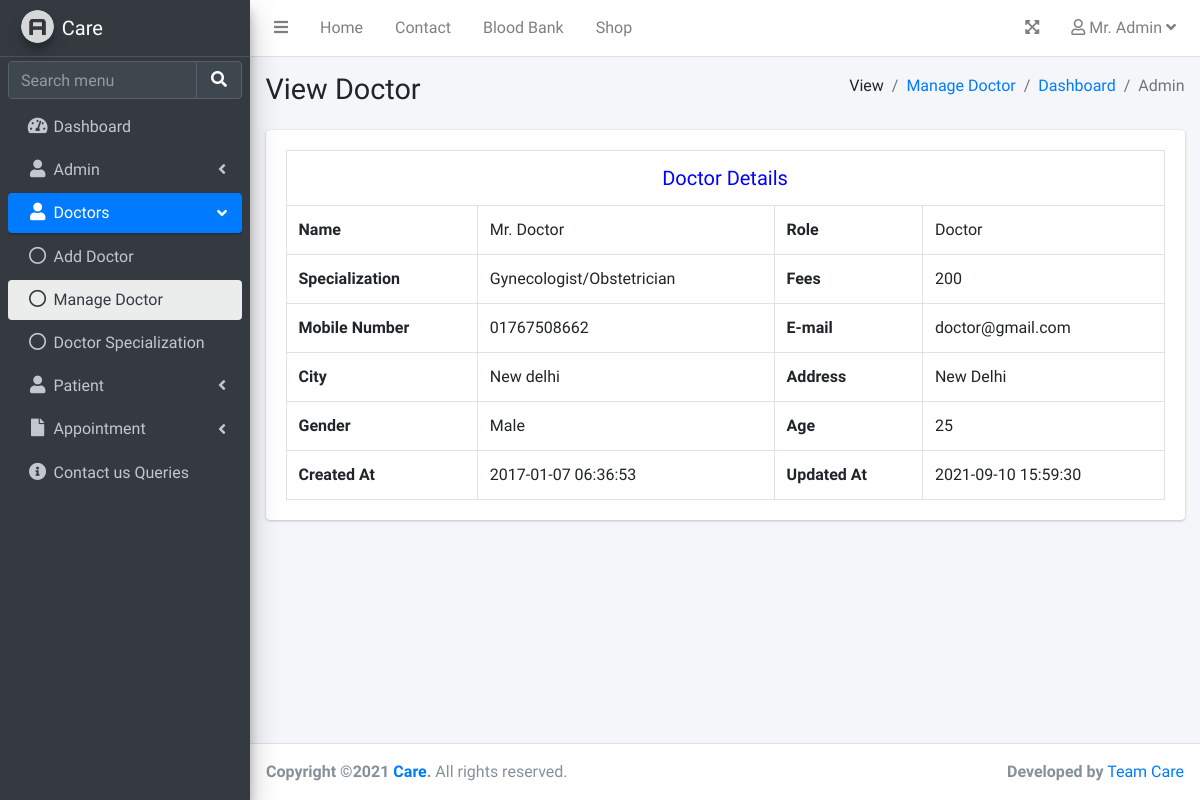
The page /view.php?id=3 (signed in) on the database its author committed.
### tables this page shows
CREATE TABLE IF NOT EXISTS `users` (
  `id` int(11) NOT NULL AUTO_INCREMENT,
  `specialization` varchar(191) DEFAULT NULL,
  `fees` double DEFAULT '0',
  `fullName` varchar(255) DEFAULT NULL,
  `address` longtext,
  `city` varchar(255) DEFAULT NULL,
  `gender` varchar(255) DEFAULT NULL,
  `email` varchar(255) DEFAULT NULL,
  `mobile_number` varchar(50) DEFAULT NULL,
  `age` double DEFAULT '0',
  `password` varchar(255) DEFAULT NULL,
  `role` varchar(100) NOT NULL DEFAULT 'patient',
  `created_at` timestamp NULL DEFAULT CURRENT_TIMESTAMP,
  `updated_at` timestamp NULL DEFAULT CURRENT_TIMESTAMP ON UPDATE CURRENT_TIMESTAMP,
  PRIMARY KEY (`id`),
  KEY `email` (`email`)
);

### view.php (the view, shortened to what this page needs)
<?php
$con = connection();
$result = mysqli_query($con,"select * from users where id = '".$_GET['id']."'");
$details = mysqli_fetch_array($result);
?>
<!DOCTYPE html>
<html lang="en">
<head>
    <link rel="stylesheet" href="plugins/fontawesome-free/css/all.min.css">
    <link rel="stylesheet" href="plugins/datatables-bs4/css/dataTables.bootstrap4.min.css">
    <link rel="stylesheet" href="plugins/datatables-responsive/css/responsive.bootstrap4.min.css">
    <link rel="stylesheet" href="plugins/datatables-buttons/css/buttons.bootstrap4.min.css">
    <link rel="stylesheet" href="dist/css/adminlte.min.css">
</head>
<body class="hold-transition sidebar-mini layout-fixed">
<div class="wrapper">
    <?php include('include/nav.php'); ?>
    <?php include('include/menu.php'); ?>
    <div class="content-wrapper">
        <div class="content-header">
            <div class="container-fluid">
                <div class="row mb-2">
                    <div class="col-sm-6">
                        <h1 class="m-0">View <?php echo ucfirst($details['role']); ?></h1>
                    </div>
                    <div class="col-sm-6">
                        <ol class="breadcrumb float-sm-right">
                            <li class="breadcrumb-item">View</li>
                            <li class="breadcrumb-item"><a href="manage-admin.php">Manage <?php echo ucfirst($details['role']); ?></a></li>
                            <li class="breadcrumb-item"><a href="dashboard.php">Dashboard</a></li>
                            <li class="breadcrumb-item active"><?php echo ucfirst($_SESSION['user_details']['role']); ?></li>
                        </ol>
                    </div>
                </div>
            </div>
        </div>
        <section class="content">
            <div class="container-fluid">
                <div class="card">
                    <div class="card-body">
                        <table border="1" class="table table-bordered">
                            <tr align="center">
                                <td colspan="4" style="font-size:20px;color:blue"><?php echo ucfirst($details['role']); ?> Details</td>
                            </tr>
                            <tr>
                                <th>Name</th>
                                <td><?php  echo $details['fullName'];?></td>
                                <th>Role</th>
                                <td><?php  echo ucfirst($details['role']);?></td>
                            </tr>
                            <?php if($details['role']=='doctor'){ ?>
                                <tr>
                                    <th>Specialization</th>
                                    <td><?php  echo $details['specialization'];?></td>
                                    <th>Fees</th>
                                    <td><?php  echo $details['fees'];?></td>
                                </tr>
                            <?php } ?>
                            <tr>
                                <th>Mobile Number</th>
                                <td><?php  echo $details['mobile_number'];?></td>
                                <th>E-mail</th>
                                <td><?php  echo $details['email'];?></td>
                            </tr>
                            <tr>
                                <th>City</th>
                                <td><?php  echo $details['city'];?></td>
                                <th>Address</th>
                                <td><?php  echo $details['address'];?></td>
                            </tr>
                            <tr>
                                <th>Gender</th>
                                <td><?php  echo ucfirst($details['gender']);?></td>
                                <th>Age</th>
                                <td><?php  echo $details['age'];?></td>
                            </tr>
                            <tr>
                                <th>Created At</th>
                                <td><?php  echo $details['created_at'];?></td>
                                <th>Updated At</th>
                                <td><?php  echo $details['updated_at'];?></td>
                            </tr>
                        </table>
                    </div>
                </div>
            </div>
        </section>
    </div>
    <?php include('include/footer.php'); ?>
</div>
</body>
</html>

### rows shown on the page
users: role "Doctor", fullName "Mr. Doctor", specialization "Gynecologist/Obstetrician", fees "200", mobile_number "01767508662", email "doctor@gmail.com", city "New delhi", address "New Delhi", gender "Male", age "25", created_at "2017-01-07 06:36:53", updated_at "2021-09-10 15:59:30"

### other values the page prints
$_SESSION['user_details']['fullName'] "Mr. Admin"
app('short_name') "Care"
$_SESSION['user_details']['role'] "Admin"
app('name') "Care"
app('developer') "Team Care"
